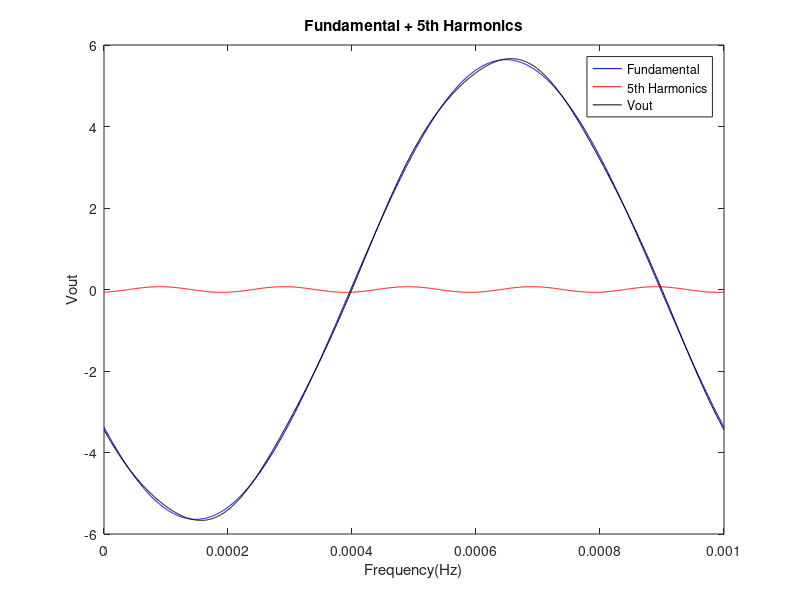

This chart was generated by the following MATLAB code:
%3B
f =1000
w0=2*pi*f;

w = 2*pi*f;
n=1;
Vmax = 5;
H = 1/(1+((1i*n*w)/w0)+((1i*n*w)/w0)^2);
magnH1 = abs(H)
angle1 = -atan(n/(1-n^2))*180/pi

n=5 ;
H = 1/(1+((1i*n*w)/w0)+((1i*n*w)/w0)^2);
magnH5 = abs(H);
angle5= -atan(n/(1-n^2))*180/pi
t= 0:1E-6:1/f;
Vout1 = 1.128*Vmax*magnH1*cos(w.*t-90+angle1);

Vout5 = 0.34*Vmax*magnH5*cos(5.*w.*t-90+angle5);
V = Vout1+Vout5;
plot(t,Vout1,'b')

hold on
plot (t,Vout5,'r')

hold on
plot (t,V,'k')
legend('Fundamental','5th Harmonics','Vout');

xlabel('Frequency(Hz)');ylabel('Vout');
title('Fundamental + 5th Harmonics');